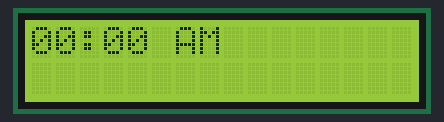
A sketch run on a simulated Arduino Uno, built with avr-gcc and run on an emulated ATmega328P. Shown: 16×2 character LCD. What the sketch prints to the serial monitor is not drawn.

Above: at 0.1 s.
At 61.1 s:
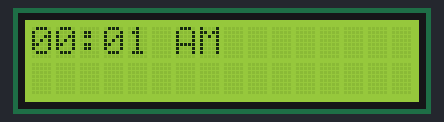
At 122.1 s:
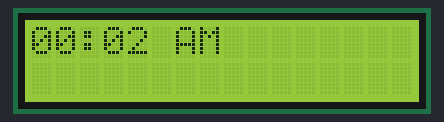

The sketch:

Modul121_LCDUhr.ino
```cpp
#include <LiquidCrystal_PCF8574.h>
#include <Wire.h>
/*Dieses Programm wurde von Dorian Stanojevic, Schüler der IBZ Schule Aarau, geschrieben.
 Version 0.01
 Geschrieben wurde es für die Leistungsbeurteilung des Moduls 121
*/
LiquidCrystal_PCF8574 lcd(0x3f);

/* Hier werden alle Variabeln der Uhr definiert.
 *  - Die Variabel hour ist für die Stundenzahl der Uhr. Minutes wurde für die Minutenzahl definiert
 *  Die Strings short_early und short_late werden für die Anzeige von AM morgens angezeigt und PM für Nachmittag und abends.

*/
int show = -1;
int hour = 0;
int minutes =0;
String short_early = "AM";
String short_late = "PM";
/* Nun wird die Funktion displaytime erstellt, welche die gesamte Logik der Uhr entaehlt. Als erstes wird sichergestellt, dass keine Zeichen mehr auf dem Display mehr angezeigt werden. Die
 *  Hintergrundbeleuchtung wird auf das Maximum gesetzt.  In der For-Schleife wird folgende Logik der Uhr vorgenommen:
 *  Sobald die Zählervariabel den Wert von 60 hat, wird die Variabel für die Minuten um eins erhöht. Danach wird der Wert von der Zählervariabel i wieder auf 0 gesetzt.
 *  Wenn die Minuten Variabel den Wert 60 hat, wird der Wert der Stundenvariabel um eins erhöht und der Wert der Minuten auf 0 gesetzt. Wenn die Stundenvariabel den Wert 25 erreicht,
 *  wird diese durch 25 abgezogen, sodass diese auf 0 gesetzt wird. Danach wird der Wert um eins erhöht. Dies dient dazu, dass der Wert der Stundenvariabel wieder bei 0 anfängt, nachdem die
 *  Uhrzeit 24 Uhr war. Wenn der Wert der Stundenanzahl und der Minutenanzahl 0 ist und der Wert kleiner oder gleich 9 ist, wird eine 0 vor dem Wert angezeigt, um jeweils 2 stellige
 *  Felder für je die Stunde und die Minute angezeigt wird. Wenn eine 0 angezeigt wird, wird eine andere Position für die Minute und die Stunde angezeigt, als wenn keine angezeigt wird,
 *  dies wird gemacht, damit die zweistelligen Zahlen an den gleichen Stellen auf dem Display sind wie einstellige Zahlen.
 */
void displaytime() {
  lcd.clear();

  lcd.setBacklight(255);

for (int i = 0; i < 61; i++)
   {
          if (i == 60)
        {
            minutes = minutes + 1;
            i = i - 60;
        }
          if (minutes == 60)
          {
              hour = hour + 1;
              minutes = 0;
          }
          if (hour == 25)
          {
              hour = hour - hour;
              hour = hour + 1;
          };

 lcd.clear();
 if (hour<=11)  {
    lcd.setCursor(6, 0); // top left
   lcd.print(short_early);
  }

  if (hour>=12)  {
    lcd.setCursor(6, 0); // top left
   lcd.print(short_late);
  }
   if (hour<=9)
   lcd.setCursor(0, 0);{
  lcd.print("0");
   }

      if (hour<=9) {
   lcd.setCursor(1, 0);
  lcd.print(hour);
   } else {
  lcd.setCursor(0, 0); // top left
 lcd.print(hour);
}
     if (minutes<=9)
   lcd.setCursor(3, 0);{
  lcd.print("0");
   }


      if (minutes<=9) {
   lcd.setCursor(4, 0);
  lcd.print(minutes);
   } else {
  lcd.setCursor(3, 0); // top left
 lcd.print(minutes);
}

  lcd.setCursor(2, 0); // top left
  lcd.print(":");
 delay(1000);
  lcd.noBlink();
    lcd.noCursor();
  }

}
/*
Dieser Teil ist Teil des Examples und dient um zu sehen ob das LCD Display funktioniert und um es zu initialisieren.

*/
void setup()
{
  int error;

  Serial.begin(115200);
  Serial.println("LCD...");

  // wait on Serial to be available on Leonardo
  while (!Serial)
    ;

  Serial.println("Dose: check for LCD");

  // See http://playground.arduino.cc/Main/I2cScanner how to test for a I2C device.
  Wire.begin();
  Wire.beginTransmission(0x27);
  error = Wire.endTransmission();
  Serial.print("Error: ");
  Serial.print(error);

  if (error == 0) {
    Serial.println(": LCD found.");
    show = 0;
    lcd.begin(16, 2); // initialize the lcd

  } else {
    Serial.println(": LCD not found.");
  } // if

} // setup()


void loop(){
 displaytime();
} // loop()
```

Measured:
- what the display in image 1 shows lasts 61.0 s, from 61.1 s to 122.1 s
